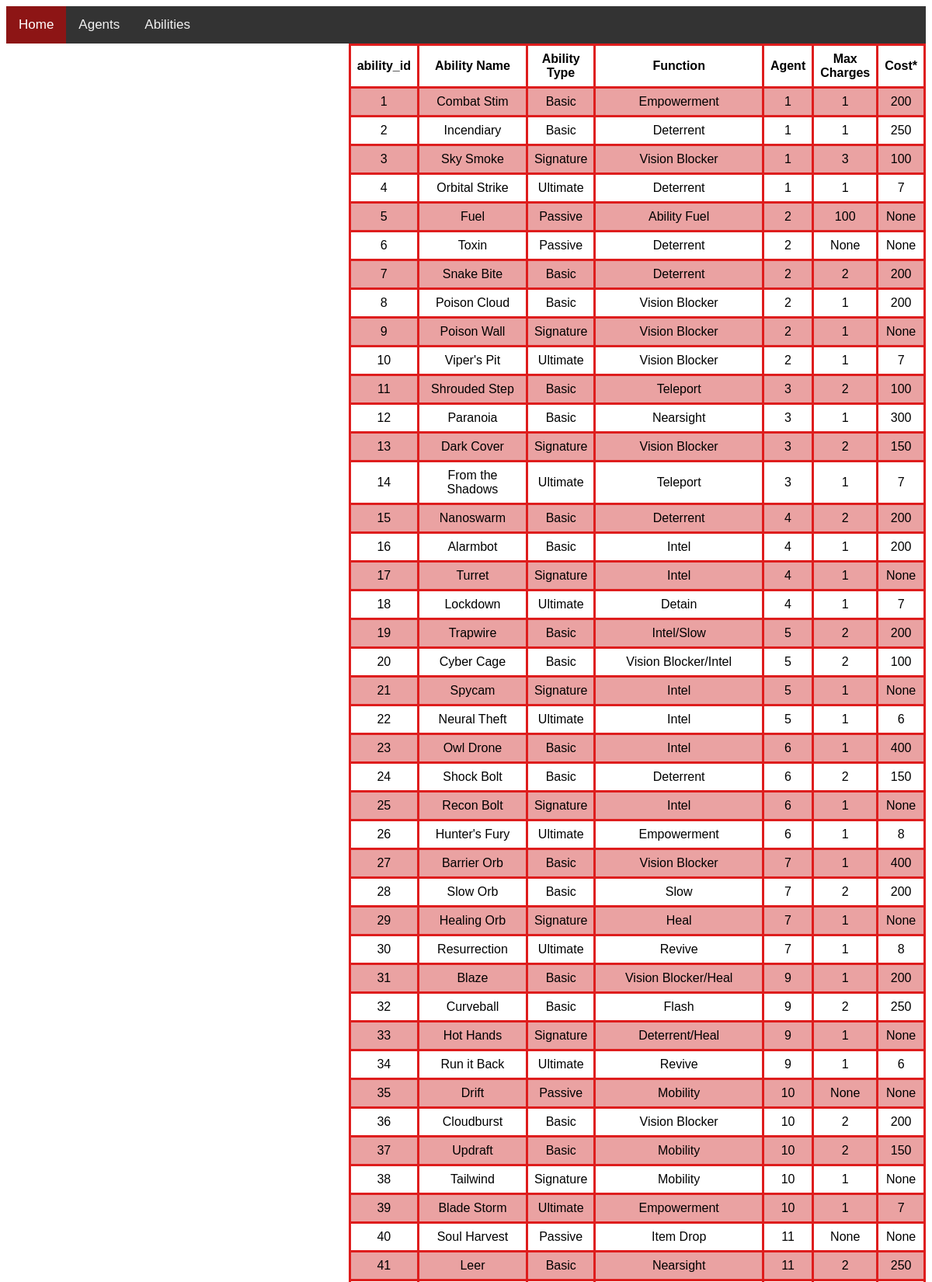
Page /abilities (upper part) on the committed database.
### tables this page shows
CREATE TABLE abilities (ability_id INTEGER PRIMARY KEY AUTOINCREMENT, ability_name TEXT (15), ability_type TEXT (20), ability_function TEXT (25), agent_number INT (2) REFERENCES agents (agent_number), max_charges INT, cost INT);

### EverythingValorant_flask.py (the view)
@app.route("/abilities")
def abilities():
    cursor = get_db().cursor()
    sql = "SELECT * FROM abilities"
    cursor.execute(sql)
    results = cursor.fetchall()
    return render_template("abilities.html", results=results,)

### EverythingValorant_flask.py (called while the page is built)
def get_db():
    db = getattr(g, '_database', None)
    if db is None:
        db = g._database = sqlite3.connect(DATABASE)
    return db

@app.teardown_appcontext
def close_connection(exception):
    db = getattr(g, '_database', None)
    if db is not None:
        db.close()

### templates/abilities.html (shortened to what this page needs)
<!DOCTYPE html>
<html lang="en">
<head>
    <link rel="stylesheet" href={{url_for ("static", filename = "styles/styles.css")}}>
</head>
<body>
    <div class="topnav">
     <a class="active" href="/">Home</a>
     <a href="/agents">Agents</a>
     <a href="/abilities">Abilities</a>
    </div>
    <table class="right">
        <tr>
            <th>ability_id</th>
            <th>Ability Name</th>
            <th>Ability Type</th>
            <th>Function</th>
            <th>Agent</th>
            <th>Max Charges</th>
            <th>Cost*</th>
        </tr>
        {% for item in results %}
        <tr>
          <td>{{  item[0]  }}</td>
          <td>{{  item[1]  }}</td>
          <td>{{  item[2]  }}</td>
          <td>{{  item[3]  }}</td>
          <td>{{  item[4]  }}</td>
          <td>{{  item[5]  }}</td>
          <td>{{  item[6]  }}</td>
        </tr>
        {% endfor %}
      </table>
</body>
</html>

### static/styles/styles.css (style rules this page uses)
table { font-family: arial, sans-serif; border-collapse: collapse; width: 50%; }
td, th { border: 3px solid #de1d1d; text-align: center; padding: 8px; }
tr:nth-child(even) { background-color: #eaa2a2; }
table.right { margin-left: auto; margin-right: 0%; }
.topnav { background-color: #333; overflow: hidden; }
.topnav a { float: left; color: #f2f2f2; text-align: center; padding: 14px 16px; font-family: Arial, Helvetica, sans-serif; text-decoration: none; font-size: 17px; }
.topnav a.active { background-color: #8d1515; color: white; }

### rows in the picture
abilities: ability_id "1", ability_name "Combat Stim", ability_type "Basic", ability_function "Empowerment", agent_number "1", max_charges "1", cost "200"
abilities: ability_id "2", ability_name "Incendiary", ability_type "Basic", ability_function "Deterrent", agent_number "1", max_charges "1", cost "250"
abilities: ability_id "3", ability_name "Sky Smoke", ability_type "Signature", ability_function "Vision Blocker", agent_number "1", max_charges "3", cost "100"
abilities: ability_id "4", ability_name "Orbital Strike", ability_type "Ultimate", ability_function "Deterrent", agent_number "1", max_charges "1", cost "7"
abilities: ability_id "5", ability_name "Fuel", ability_type "Passive", ability_function "Ability Fuel", agent_number "2", max_charges "100", item "None"
abilities: ability_id "6", ability_name "Toxin", ability_type "Passive", ability_function "Deterrent", agent_number "2", item "None"
abilities: ability_id "7", ability_name "Snake Bite", ability_type "Basic", ability_function "Deterrent", agent_number "2", max_charges "2", cost "200"
abilities: ability_id "8", ability_name "Poison Cloud", ability_type "Basic", ability_function "Vision Blocker", agent_number "2", max_charges "1", cost "200"
abilities: ability_id "9", ability_name "Poison Wall", ability_type "Signature", ability_function "Vision Blocker", agent_number "2", max_charges "1", item "None"
abilities: ability_id "10", ability_name "Viper's Pit", ability_type "Ultimate", ability_function "Vision Blocker", agent_number "2", max_charges "1", cost "7"
abilities: ability_id "11", ability_name "Shrouded Step", ability_type "Basic", ability_function "Teleport", agent_number "3", max_charges "2", cost "100"
abilities: ability_id "12", ability_name "Paranoia", ability_type "Basic", ability_function "Nearsight", agent_number "3", max_charges "1", cost "300"
abilities: ability_id "13", ability_name "Dark Cover", ability_type "Signature", ability_function "Vision Blocker", agent_number "3", max_charges "2", cost "150"
abilities: ability_id "14", ability_name "From the Shadows", ability_type "Ultimate", ability_function "Teleport", agent_number "3", max_charges "1", cost "7"
abilities: ability_id "15", ability_name "Nanoswarm", ability_type "Basic", ability_function "Deterrent", agent_number "4", max_charges "2", cost "200"
abilities: ability_id "16", ability_name "Alarmbot", ability_type "Basic", ability_function "Intel", agent_number "4", max_charges "1", cost "200"
abilities: ability_id "17", ability_name "Turret", ability_type "Signature", ability_function "Intel", agent_number "4", max_charges "1", item "None"
abilities: ability_id "18", ability_name "Lockdown", ability_type "Ultimate", ability_function "Detain", agent_number "4", max_charges "1", cost "7"
abilities: ability_id "19", ability_name "Trapwire", ability_type "Basic", ability_function "Intel/Slow", agent_number "5", max_charges "2", cost "200"
abilities: ability_id "20", ability_name "Cyber Cage", ability_type "Basic", ability_function "Vision Blocker/Intel", agent_number "5", max_charges "2", cost "100"
abilities: ability_id "21", ability_name "Spycam", ability_type "Signature", ability_function "Intel", agent_number "5", max_charges "1", item "None"
abilities: ability_id "22", ability_name "Neural Theft", ability_type "Ultimate", ability_function "Intel", agent_number "5", max_charges "1", cost "6"
abilities: ability_id "23", ability_name "Owl Drone", ability_type "Basic", ability_function "Intel", agent_number "6", max_charges "1", cost "400"
abilities: ability_id "24", ability_name "Shock Bolt", ability_type "Basic", ability_function "Deterrent", agent_number "6", max_charges "2", cost "150"
abilities: ability_id "25", ability_name "Recon Bolt", ability_type "Signature", ability_function "Intel", agent_number "6", max_charges "1", item "None"
abilities: ability_id "26", ability_name "Hunter's Fury", ability_type "Ultimate", ability_function "Empowerment", agent_number "6", max_charges "1", cost "8"
abilities: ability_id "27", ability_name "Barrier Orb", ability_type "Basic", ability_function "Vision Blocker", agent_number "7", max_charges "1", cost "400"
abilities: ability_id "28", ability_name "Slow Orb", ability_type "Basic", ability_function "Slow", agent_number "7", max_charges "2", cost "200"
abilities: ability_id "29", ability_name "Healing Orb", ability_type "Signature", ability_function "Heal", agent_number "7", max_charges "1", item "None"
abilities: ability_id "30", ability_name "Resurrection", ability_type "Ultimate", ability_function "Revive", agent_number "7", max_charges "1", cost "8"
abilities: ability_id "31", ability_name "Blaze", ability_type "Basic", ability_function "Vision Blocker/Heal", agent_number "9", max_charges "1", cost "200"
abilities: ability_id "32", ability_name "Curveball", ability_type "Basic", ability_function "Flash", agent_number "9", max_charges "2", cost "250"
abilities: ability_id "33", ability_name "Hot Hands", ability_type "Signature", ability_function "Deterrent/Heal", agent_number "9", max_charges "1", item "None"
abilities: ability_id "34", ability_name "Run it Back", ability_type "Ultimate", ability_function "Revive", agent_number "9", max_charges "1", cost "6"
abilities: ability_id "35", ability_name "Drift", ability_type "Passive", ability_function "Mobility", agent_number "10", item "None"
abilities: ability_id "36", ability_name "Cloudburst", ability_type "Basic", ability_function "Vision Blocker", agent_number "10", max_charges "2", cost "200"
abilities: ability_id "37", ability_name "Updraft", ability_type "Basic", ability_function "Mobility", agent_number "10", max_charges "2", cost "150"
abilities: ability_id "38", ability_name "Tailwind", ability_type "Signature", ability_function "Mobility", agent_number "10", max_charges "1", item "None"
abilities: ability_id "39", ability_name "Blade Storm", ability_type "Ultimate", ability_function "Empowerment", agent_number "10", max_charges "1", cost "7"
abilities: ability_id "40", ability_name "Soul Harvest", ability_type "Passive", ability_function "Item Drop", agent_number "11", item "None"
abilities: ability_id "41", ability_name "Leer", ability_type "Basic", ability_function "Nearsight", agent_number "11", max_charges "2", cost "250"
